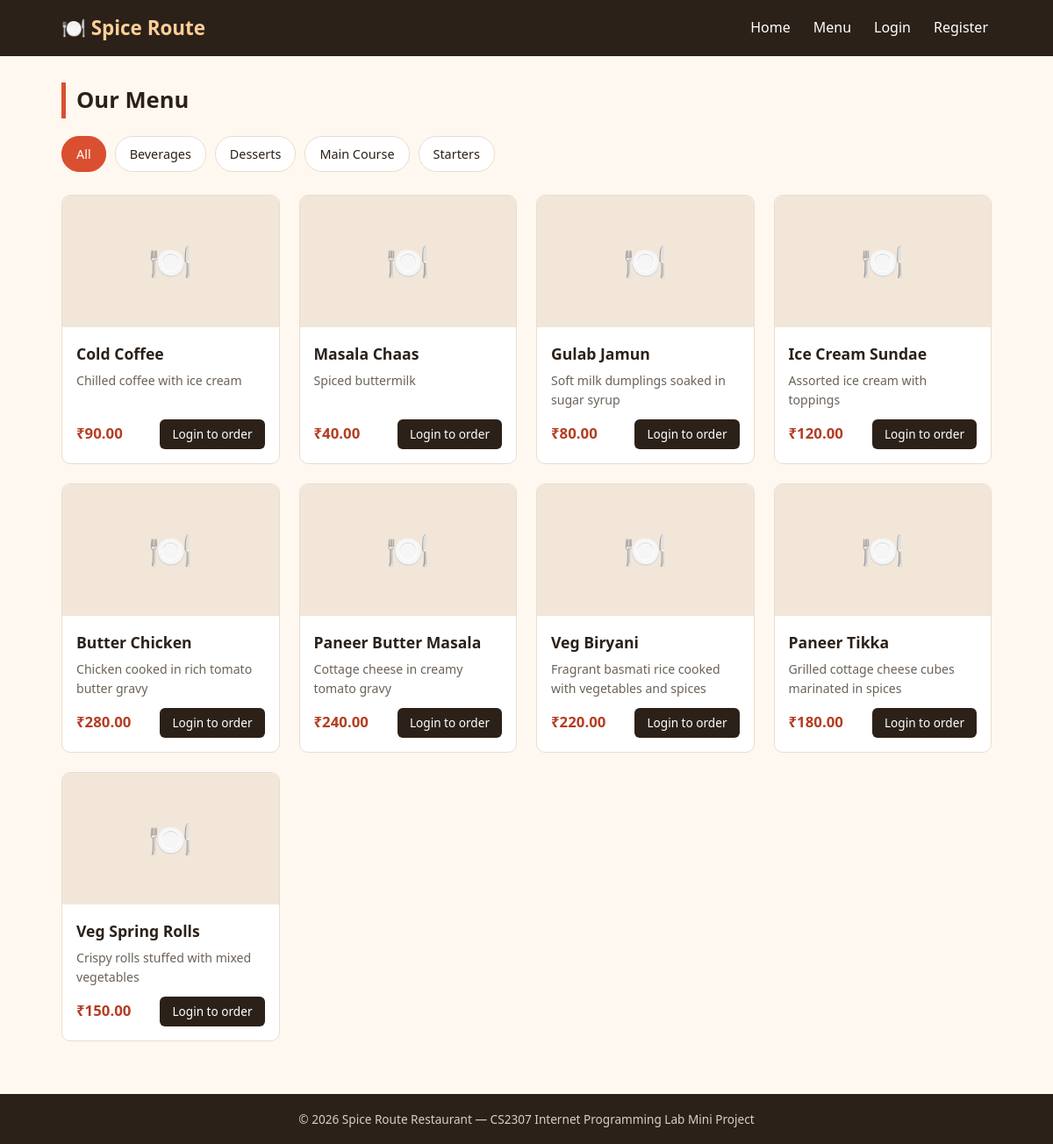
Page /menu.php on the committed database.
### tables this page shows
CREATE TABLE IF NOT EXISTS categories (
    category_id INT AUTO_INCREMENT PRIMARY KEY,
    category_name VARCHAR(50) NOT NULL
);

CREATE TABLE IF NOT EXISTS menu_items (
    item_id INT AUTO_INCREMENT PRIMARY KEY,
    category_id INT,
    item_name VARCHAR(100) NOT NULL,
    description VARCHAR(255) DEFAULT NULL,
    price DECIMAL(8,2) NOT NULL,
    image VARCHAR(255) DEFAULT 'default.jpg',
    is_available TINYINT(1) DEFAULT 1,
    FOREIGN KEY (category_id) REFERENCES categories(category_id) ON DELETE SET NULL
);

### includes/functions.php (called while the page is built, shortened)
<?php
function isLoggedIn() {
    return isset($_SESSION['user_id']);
}
function clean($value) {
    return htmlspecialchars(trim($value), ENT_QUOTES, 'UTF-8');
}
?>

### menu.php (the view, shortened to what this page needs)
<?php
require_once 'includes/functions.php';
require_once 'includes/db.php';
$basePath = "";
$categories = [];
$catResult = $conn->query("SELECT category_id, category_name FROM categories ORDER BY category_name");
while ($row = $catResult->fetch_assoc()) {
    $categories[] = $row;
}
$items = [];
$itemResult = $conn->query("
    SELECT m.item_id, m.item_name, m.description, m.price, m.image, c.category_name
    FROM menu_items m
    LEFT JOIN categories c ON m.category_id = c.category_id
    WHERE m.is_available = 1
    ORDER BY c.category_name, m.item_name
");
while ($row = $itemResult->fetch_assoc()) {
    $items[] = $row;
}
include 'includes/header.php';
?>
<h1 class="section-title">Our Menu</h1>
<div class="category-filter">
    <a href="#" data-category="all" class="active">All</a>
    <?php foreach ($categories as $cat): ?>
        <a href="#" data-category="<?php echo clean($cat['category_name']); ?>"><?php echo clean($cat['category_name']); ?></a>
    <?php endforeach; ?>
</div>
<div class="menu-grid">
    <?php foreach ($items as $item): ?>
        <div class="menu-card" data-category="<?php echo clean($item['category_name']); ?>">
            <div class="menu-card-img">🍽️</div>
            <div class="menu-card-body">
                <h3><?php echo clean($item['item_name']); ?></h3>
                <p><?php echo clean($item['description']); ?></p>
                <div class="menu-card-footer">
                    <span class="price">₹<?php echo number_format($item['price'], 2); ?></span>
                    <?php if (isLoggedIn()): ?>
                        <form class="add-to-cart-form" style="display:flex; gap:6px; align-items:center;">
                            <input type="hidden" name="item_id" value="<?php echo (int)$item['item_id']; ?>">
                            <input type="number" name="quantity" value="1" min="1" class="qty-input" style="width:46px;">
                            <button type="submit" class="btn btn-small btn-primary">Add</button>
                        </form>
                    <?php else: ?>
                        <a href="login.php" class="btn btn-small">Login to order</a>
                    <?php endif; ?>
                </div>
            </div>
        </div>
    <?php endforeach; ?>
</div>
<?php include 'includes/footer.php'; ?>

### includes/header.php (shortened to what this page needs)
<!DOCTYPE html>
<html lang="en">
<head>
<link rel="stylesheet" href="<?php echo isset($basePath) ? $basePath : ''; ?>css/style.css">
</head>
<body>
<header class="navbar">
    <div class="nav-container">
        <a href="<?php echo isset($basePath) ? $basePath : ''; ?>index.php" class="logo">🍽️ Spice Route</a>
        <nav>
            <ul class="nav-links">
                <li><a href="<?php echo isset($basePath) ? $basePath : ''; ?>index.php">Home</a></li>
                <li><a href="<?php echo isset($basePath) ? $basePath : ''; ?>menu.php">Menu</a></li>
                <?php if (isLoggedIn()): ?>
                    <li><a href="<?php echo isset($basePath) ? $basePath : ''; ?>cart.php">Cart (<span id="cartCount"><?php echo cartCount(); ?></span>)</a></li>
                    <li><a href="<?php echo isset($basePath) ? $basePath : ''; ?>my_orders.php">My Orders</a></li>
                    <?php if (isAdmin()): ?>
                        <li><a href="<?php echo isset($basePath) ? $basePath : ''; ?>admin/dashboard.php">Admin</a></li>
                    <?php endif; ?>
                    <li><a href="<?php echo isset($basePath) ? $basePath : ''; ?>logout.php">Logout (<?php echo clean($_SESSION['full_name']); ?>)</a></li>
                <?php else: ?>
                    <li><a href="<?php echo isset($basePath) ? $basePath : ''; ?>login.php">Login</a></li>
                    <li><a href="<?php echo isset($basePath) ? $basePath : ''; ?>register.php">Register</a></li>
                <?php endif; ?>
            </ul>
        </nav>
    </div>
</header>
<main class="page-content">

### includes/footer.php (shortened to what this page needs)
</main>
<footer class="site-footer">
    <p>&copy; <?php echo date("Y"); ?> Spice Route Restaurant &mdash; CS2307 Internet Programming Lab Mini Project</p>
</footer>
</body>
</html>

### css/style.css (style rules this page uses)
:root { --primary: #d94f30; --primary-dark: #b53d22; --dark: #2b2119; --cream: #fff8f0; --gray: #6b6259; --border: #e8ddd0; --success: #2e7d32; --danger: #c62828; }
* { box-sizing: border-box; margin: 0; padding: 0; }
body { font-family: 'Segoe UI', Tahoma, Verdana, sans-serif; background: var(--cream); color: var(--dark); line-height: 1.6; }
a { text-decoration: none; color: inherit; }
ul { list-style: none; }
.navbar { background: var(--dark); color: #fff; position: sticky; top: 0; z-index: 100; }
.nav-container { max-width: 1100px; margin: 0 auto; display: flex; justify-content: space-between; align-items: center; padding: 14px 20px; flex-wrap: wrap; }
.logo { font-size: 1.4rem; font-weight: bold; color: #ffcf99; }
.nav-links { display: flex; gap: 18px; flex-wrap: wrap; }
.nav-links a { padding: 6px 4px; border-bottom: 2px solid transparent; transition: 0.2s; }
.page-content { max-width: 1100px; margin: 0 auto; padding: 30px 20px 60px; min-height: 60vh; }
.btn { display: inline-block; background: var(--dark); color: #fff; padding: 12px 26px; border-radius: 6px; border: none; cursor: pointer; font-size: 1rem; transition: 0.2s; }
.btn-small { padding: 6px 14px; font-size: 0.85rem; }
.section-title { font-size: 1.6rem; margin-bottom: 20px; border-left: 5px solid var(--primary); padding-left: 12px; }
.category-filter { display: flex; gap: 10px; flex-wrap: wrap; margin-bottom: 26px; }
.category-filter a { padding: 8px 16px; border: 1px solid var(--border); border-radius: 20px; background: #fff; font-size: 0.9rem; }
.category-filter a.active, .category-filter a:hover { background: var(--primary); color: #fff; border-color: var(--primary); }
.menu-grid { display: grid; grid-template-columns: repeat(auto-fill, minmax(240px, 1fr)); gap: 22px; }
.menu-card { background: #fff; border: 1px solid var(--border); border-radius: 10px; overflow: hidden; display: flex; flex-direction: column; transition: transform 0.15s, box-shadow 0.15s; }
.menu-card-img { height: 150px; background: #f1e6d8 center/cover no-repeat; display: flex; align-items: center; justify-content: center; font-size: 2.5rem; }
.menu-card-body { padding: 16px; flex: 1; display: flex; flex-direction: column; }
.menu-card-body h3 { font-size: 1.1rem; margin-bottom: 6px; }
.menu-card-body p { font-size: 0.88rem; color: var(--gray); flex: 1; margin-bottom: 10px; }
.menu-card-footer { display: flex; justify-content: space-between; align-items: center; margin-top: auto; }
.price { font-weight: bold; color: var(--primary-dark); font-size: 1.05rem; }
.site-footer { background: var(--dark); color: #d8cfc4; text-align: center; padding: 18px; font-size: 0.85rem; }

### rows in the picture
categories: category_name "Beverages"
categories: category_name "Desserts"
categories: category_name "Main Course"
categories: category_name "Starters"
menu_items: item_name "Cold Coffee", description "Chilled coffee with ice cream", price "90.00"
menu_items: item_name "Masala Chaas", description "Spiced buttermilk", price "40.00"
menu_items: item_name "Gulab Jamun", description "Soft milk dumplings soaked in sugar syrup", price "80.00"
menu_items: item_name "Ice Cream Sundae", description "Assorted ice cream with toppings", price "120.00"
menu_items: item_name "Butter Chicken", description "Chicken cooked in rich tomato butter gravy", price "280.00"
menu_items: item_name "Paneer Butter Masala", description "Cottage cheese in creamy tomato gravy", price "240.00"
menu_items: item_name "Veg Biryani", description "Fragrant basmati rice cooked with vegetables and spices", price "220.00"
menu_items: item_name "Paneer Tikka", description "Grilled cottage cheese cubes marinated in spices", price "180.00"
menu_items: item_name "Veg Spring Rolls", description "Crispy rolls stuffed with mixed vegetables", price "150.00"
